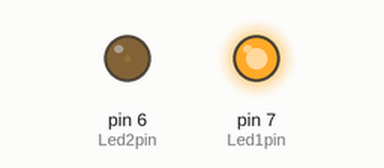
Simulated run of this sketch. Board: Arduino Uno, built with avr-gcc and run on an emulated ATmega328P. Shown: output pins drawn as LEDs (lit = HIGH). What the sketch prints to the serial monitor is not drawn.

Above: at 0.05 s.
At 2.15 s:
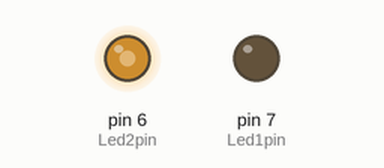
At 3.45 s:
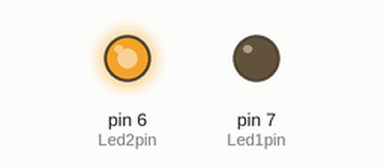
At 6.9 s:
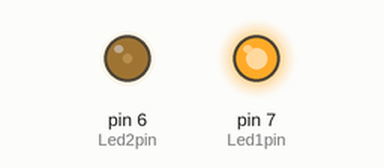
Timing chart, 0 to 10.0 s (numbered marks = the images above):
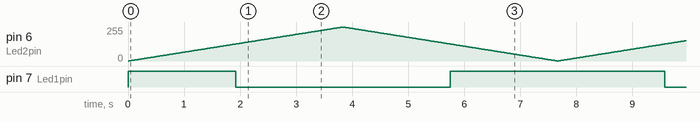

The sketch:

Dual_Led.ino
```cpp
int Led1pin = 7;    // dual Led Color1 Pin
int Led2pin =6;     // dual Led Color2 Pin
int val;

void setup() {
  pinMode(Led1pin, OUTPUT);
  pinMode(Led2pin, OUTPUT);
  Serial.begin(9600);
}

void loop()
{
for(val=255; val>0; val--)
  {
   analogWrite(Led1pin, val);
   analogWrite(Led2pin, 255-val);
   delay(15);
  }
for(val=0; val<255; val++)
  {
   analogWrite(Led1pin, val);
   analogWrite(Led2pin, 255-val);
   delay(15);
  }
 Serial.println(val, DEC);
}
```

Measured:
- by itself, pin 7 (Led1pin): repeats every 7.7 s: LOW 3.8 s, HIGH 3.8 s
